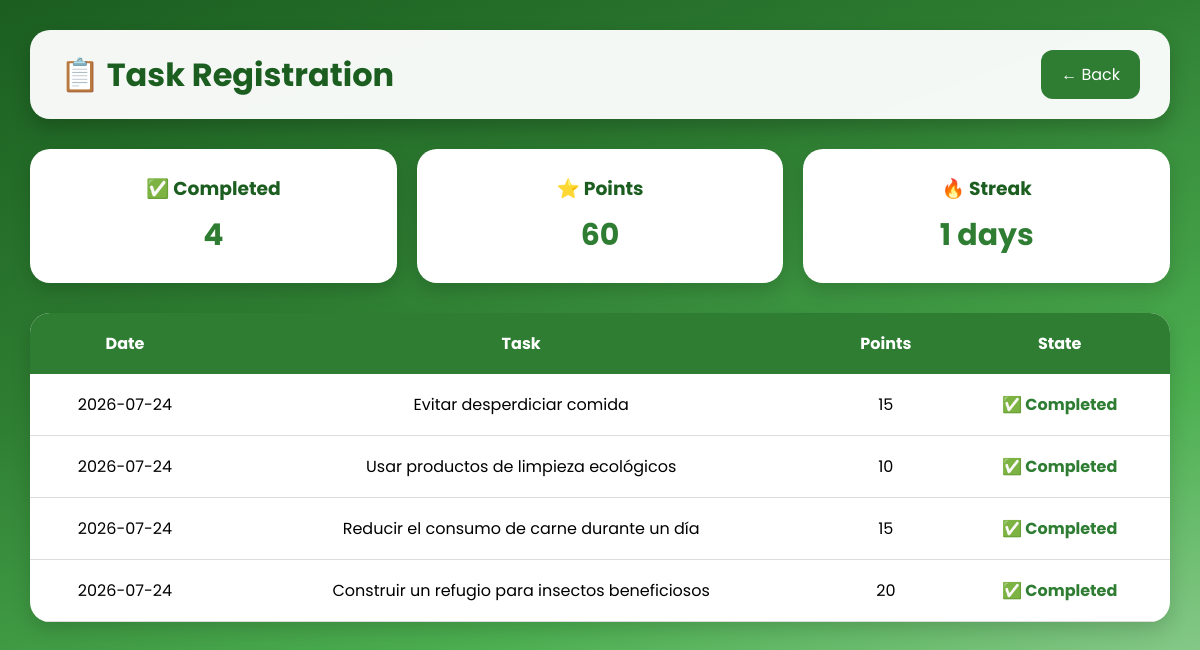
Page /tareas_reg (signed in) on the committed database.
### main.py (models this page shows, shortened)
class User(db.Model):
    id = db.Column(db.Integer, primary_key=True)
    email = db.Column(db.String(100), unique=True, nullable=False)
    password = db.Column(db.String(100), nullable=False)
    username = db.Column(db.String(100), nullable=True)
    points = db.Column(db.Integer, default=0)
    plant_name = db.Column(db.String(200), default=0)
    plant_type = db.Column(db.String(200), default=0)
    streak = db.Column(db.Integer, default=0)
    lvl = db.Column(db.Integer, default=0)
    impact = db.Column(db.Integer, default=0)
    lang = db.Column(db.String(10), default='es')

class Task(db.Model):
    id = db.Column(db.Integer, primary_key=True)
    user_id = db.Column(db.Integer, db.ForeignKey('user.id'), nullable=False)
    name = db.Column(db.String(100), nullable=False)
    points = db.Column(db.Integer, nullable=False)
    completed = db.Column(db.Boolean, default=False)
    date = db.Column(db.String(100), nullable=False)

### main.py (the view)
@app.route('/tareas_reg')
def tareas_reg():
    if 'user_id' not in session:
        return redirect('/')
    tareas = Task.query.filter_by(
        user_id=session['user_id']
    ).order_by(Task.date.desc()).all()
    user_id = session['user_id']
    user = User.query.get(user_id)
    return render_template(
        template(user, "registro"),
        user=user,
        tareas=tareas
    )

### main.py (called while the page is built)
def template(user, pagina):
    carpeta = "english" if user.lang == "en" else "espanol"
    prefijo = "en" if user.lang == "en" else "es"
    return f"{carpeta}/{prefijo}_{pagina}.html"

### templates/english/en_registro.html (shortened to what this page needs)
<!DOCTYPE html>
<html lang="en">
<head>
    <link rel="stylesheet" href="../static/css/registro.css">
</head>
<body>
<header class="encabezado">
    <h1>📋 Task Registration</h1>
    <a href="dashboard" class="volver">
        ← Back
    </a>
</header>
<main class="contenedor">
    <section class="resumen">
        <div class="estadistica">
            <h3>✅ Completed</h3>
            <p>{{ user.impact }}</p>
        </div>
        <div class="estadistica">
            <h3>⭐ Points</h3>
            <p>{{ user.points }}</p>
        </div>
        <div class="estadistica">
            <h3>🔥 Streak</h3>
            <p>{{ user.streak }} days</p>
        </div>
    </section>
    <section class="tabla">
        <table>
            <thead>
                <tr>
                    <th>Date</th>
                    <th>Task</th>
                    <th>Points</th>
                    <th>State</th>
                </tr>
            </thead>
            <tbody>
                {% for task in tareas %}
                <tr>
                    <td>{{ task.date }}</td>
                    <td>{{ task.name }}</td>
                    <td>{{ task.points }}</td>
                    <td>
                        {% if task.completed %}
                            <span class="completada">✅ Completed</span>
                        {% else %}
                            <span class="pendiente">❌ Uncompleted</span>
                        {% endif %}
                    </td>
                </tr>
                {% endfor %}
            </tbody>
        </table>
    </section>
</main>
</body>
</html>

### static/css/registro.css (style rules this page uses)
* { margin:0; padding:0; box-sizing:border-box; font-family:'Poppins',sans-serif; }
body { min-height:100vh; background:linear-gradient(160deg,#1B5E20,#2E7D32,#4CAF50,#A5D6A7); padding:30px; }
.encabezado { max-width:1200px; margin:auto; margin-bottom:30px; background:rgba(255,255,255,.95); display:flex; justify-content:space-between; align-items:center; padding:20px 30px; border-radius:20px; box-shadow:0 10px 20px rgba(0,0,0,.2); }
.encabezado h1 { color:#1B5E20; }
.volver { text-decoration:none; background:#2E7D32; color:white; padding:12px 20px; border-radius:12px; transition:.3s; }
.contenedor { max-width:1200px; margin:auto; }
.resumen { display:flex; gap:20px; margin-bottom:30px; }
.estadistica { flex:1; background:white; padding:25px; text-align:center; border-radius:20px; box-shadow:0 8px 20px rgba(0,0,0,.15); }
.estadistica h3 { color:#1B5E20; margin-bottom:10px; }
.estadistica p { font-size:30px; font-weight:bold; color:#2E7D32; }
.tabla { background:white; border-radius:20px; overflow:hidden; box-shadow:0 8px 20px rgba(0,0,0,.15); }
table { width:100%; border-collapse:collapse; }
thead { background:#2E7D32; color:white; }
th { padding:18px; }
td { padding:18px; text-align:center; border-bottom:1px solid #ddd; }
.completada { color:#2E7D32; font-weight:bold; }

### rows in the picture
User: impact "4", points "60", streak "1"
Task: date "2026-07-24", name "Evitar desperdiciar comida", points "15", completed "✅ Completed"
Task: date "2026-07-24", name "Usar productos de limpieza ecológicos", points "10", completed "✅ Completed"
Task: date "2026-07-24", name "Reducir el consumo de carne durante un día", points "15", completed "✅ Completed"
Task: date "2026-07-24", name "Construir un refugio para insectos beneficiosos", points "20", completed "✅ Completed"
